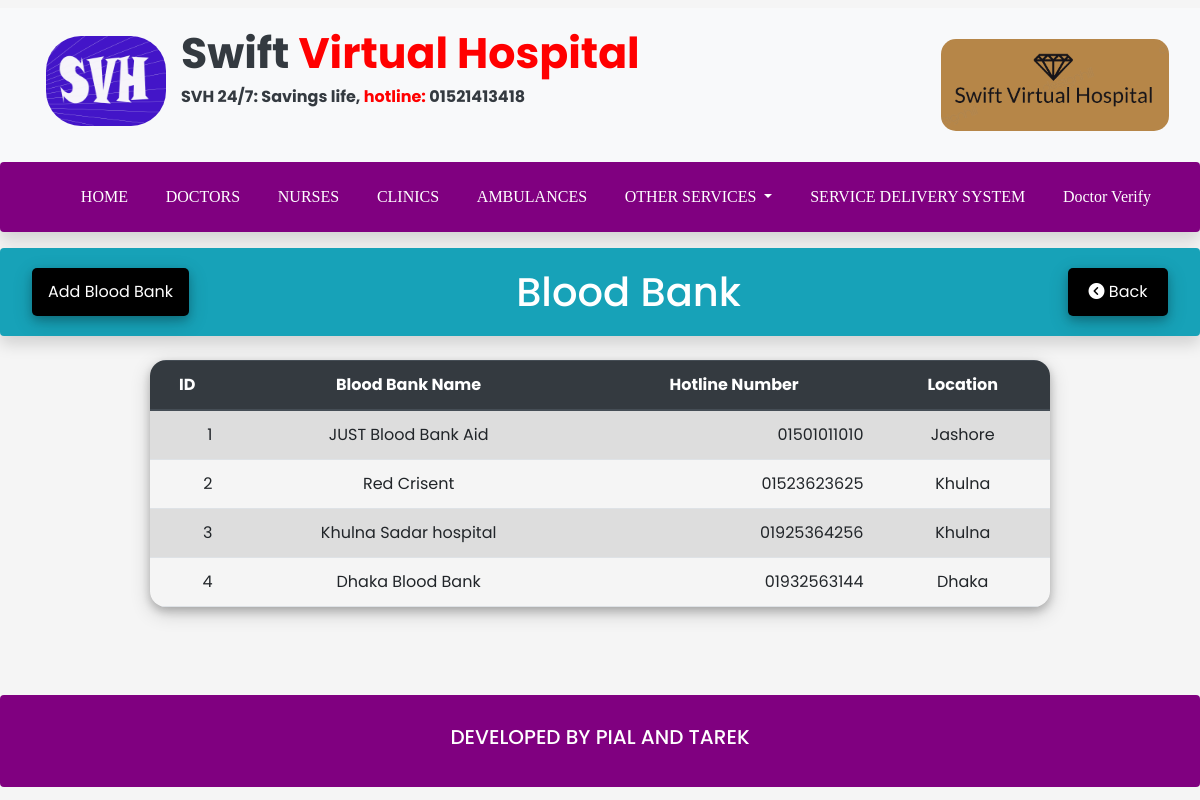
The page /bloodbank/bloodbank.php on the database its author committed.
### tables this page shows
CREATE TABLE `bloodbank` (
  `id` int(11) NOT NULL,
  `bloodbankname` varchar(50) NOT NULL,
  `hotline` varchar(20) NOT NULL,
  `location` varchar(20) NOT NULL
);

### bloodbank/bloodbank.php (the view, shortened to what this page needs)
<!DOCTYPE html>
<html lang="en">
<head>
    <link href="https://cdn.jsdelivr.net/npm/bootstrap@5.1.3/dist/css/bootstrap.min.css" rel="stylesheet"
>
    <link rel="stylesheet" href="../css/bootstrap.min.css">
    <link rel="stylesheet" href="../js/bootstrap.min.js">
    <link rel="stylesheet" href="https://cdnjs.cloudflare.com/ajax/libs/font-awesome/4.7.0/css/font-awesome.min.css">
    <link rel="stylesheet" href="../css/newcss.css">
    <link rel="stylesheet" href="./css/inputForm.css">
</head>
<body>
<?php
    include('../navbar.php');
?>
<section id="news" class="container-xxl d-flex justify-content-between mb-4 rounded bg-info shadow">
<div>
<button type="button" class="btn-add"  onclick="location.href = 'bloodbankForm.php' ">Add Blood Bank</button>
</div>
<div>
<h1 class="text-center text-white header-font mt-4"> Blood Bank</h1>
</div>
<div>
<button type = "button" class="btn-back" onclick="history.back()"><i class="fa-solid fa-circle-chevron-left"></i> Back </button>
</div>
</section>
            <table class="table table-striped table-borderd text-center w-75 mx-auto  table-hover" style="border-radius: 1em;
    overflow: hidden;  box-shadow: 0 4px 8px 0 rgba(0, 0, 0, 0.2), 0 6px 20px 0 rgba(0, 0, 0, 0.19);">
        <thead class="thead-dark">
        <tr>
                    <th>ID</th>
                    <th>Blood Bank Name</th>
                    <th>Hotline Number</th>
                    <th>Location</th>
                </tr>
        </thead>
            <?php
                include('../connect.php');
                $sql = "SELECT * FROM bloodbank";
                $result = $conn->query($sql);
                if ($result->num_rows > 0) {
                    while($row = $result->fetch_assoc()) {
                        echo"<tr>";
                        echo "<td align=right>". $row["id"]. "</td>".
                            "<td>". $row["bloodbankname"]. "</td>" .
                            "<td align=right>". $row["hotline"] . "</td>".
                            "<td>". $row["location"] . "</td>";
                        echo"</tr>";
                    }
                } else {
                    echo "0 results";
                }
            ?>
            </table>
<br>
<br>
<br>
<?php
include('../footer.php');
?>
</body>
</html>

### css/newcss.css (style rules this page uses)
body { font-family: 'Poppins', sans-serif; margin: 0; padding: 0; }
button.btn-back { margin: 20px; background-color: black; border-radius: 5px; border: none; color: white; padding: 12px 16px; font-size: 16px; cursor: pointer; width: 100px; box-shadow: 0 4px 8px 0 rgba(0, 0, 0, 0.2), 0 6px 20px 0 rgba(0, 0, 0, 0.19); }
button.btn-add { margin: 20px; background-color: black; border-radius: 5px; border: none; color: white; padding: 12px 16px; font-size: 16px; cursor: pointer; box-shadow: 0 4px 8px 0 rgb(0 0 0 / 20%), 0 6px 20px 0 rgb(0 0 0 / 19%); }
h1 { line-height: 1; }
body { background-color: #F5F5F5; }

### rows shown on the page
bloodbank: id "1", bloodbankname "JUST Blood Bank Aid", hotline "01501011010", location "Jashore"
bloodbank: id "2", bloodbankname "Red Crisent", hotline "01523623625", location "Khulna"
bloodbank: id "3", bloodbankname "Khulna Sadar hospital", hotline "01925364256", location "Khulna"
bloodbank: id "4", bloodbankname "Dhaka Blood Bank", hotline "01932563144", location "Dhaka"
